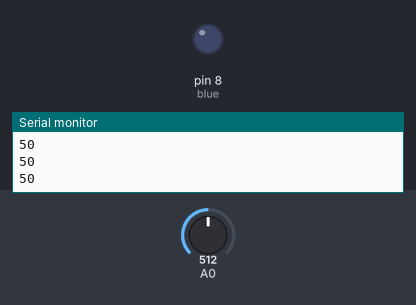
This sketch was run on a simulated Arduino Uno, built with avr-gcc and run on an emulated ATmega328P. On the bench: output pins drawn as LEDs (lit = HIGH), the last lines printed to the serial monitor. The inputs (shaded band) are chosen by the test bench; at power-on: A0 = 512.

Above: at 1.3 s.
1.4 s: A0 set to 315
2.9 s: A0 set to 299
At 4.2 s:
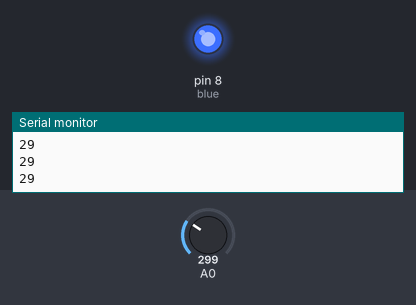
4.5 s: A0 set to 511
At 5.6 s:
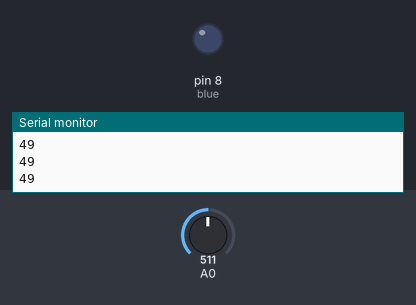
6.0 s: A0 set to 306
At 6.7 s:
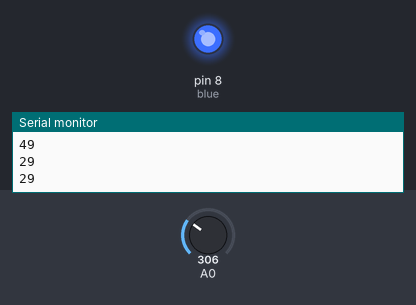
Timing chart, 0 to 8.5 s (numbered marks = the images above; inputs shaded):
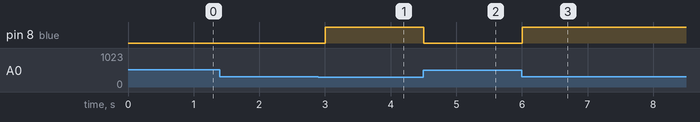

Measured:
- the behaviour switches between 307 and 306 on A0 (found by bisection; images 0 and 1)
- after the input at 2.9 s, pin 8 (blue): LOW → HIGH after 0.10 s
- after the input at 4.5 s, pin 8 (blue): HIGH → LOW at once
- after the input at 6.0 s, pin 8 (blue): LOW → HIGH at once

The sketch:

practice3-2.ino
```cpp
int blue = 8;
void setup() {
  pinMode(blue, OUTPUT);
  Serial.begin(9600);
}

void loop() {
    int read_val = analogRead(A0);
    int intensity = map(read_val,0,1023,0,100);
    int Intensity = constrain(intensity,0,100);
    if(Intensity<30){
      digitalWrite(blue, HIGH);
    }
    else{
      digitalWrite(blue, LOW);
    }
    Serial.println(Intensity);
    delay(500);
}
```
